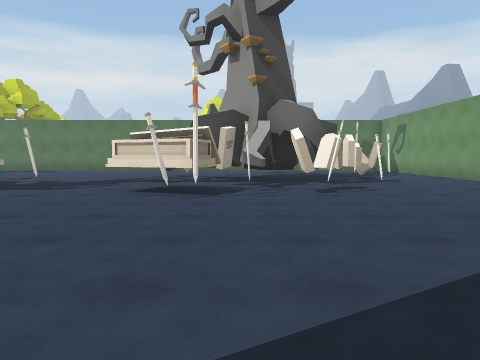
[1] (above)

20 first-person views from a walk through a scene from a Unity 3-D project. The camera is 1.3 m above the floor, tilts 4° down and sees 70° across. The floor is counted in squares, 2 m on a side. Each view is taken from the middle of a square. On the plan, view 1 faces up. The plan holds only what a view shows up to about 10 squares ahead; the rest is blank. The place goes on beyond the plan. The player is left out. Some animated figures are not drawn. Some surface patterns are stand-ins.

[2]
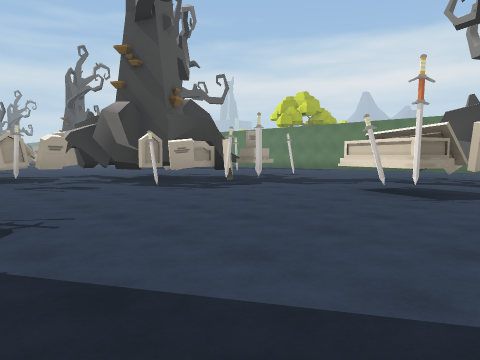

[3]
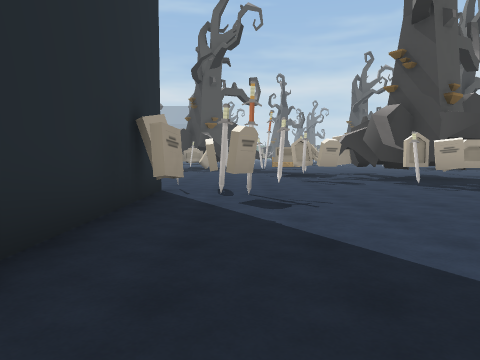

[4]
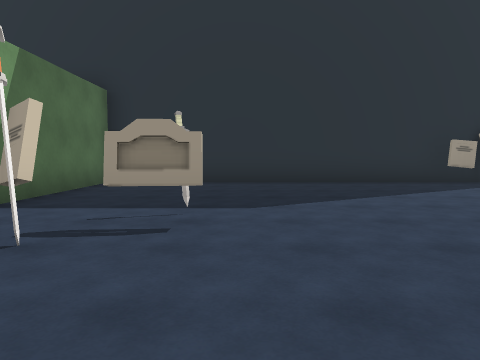

[5]
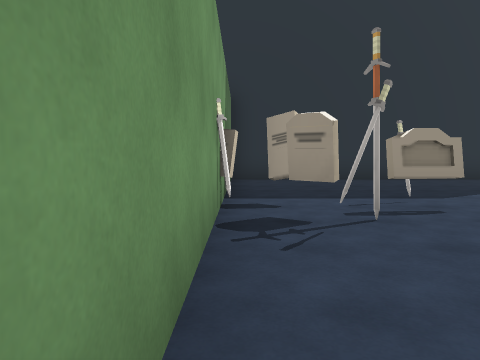

[6]
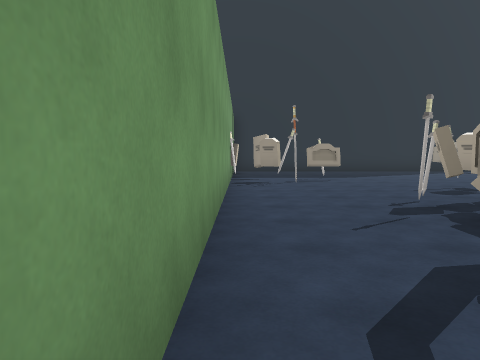

[7]
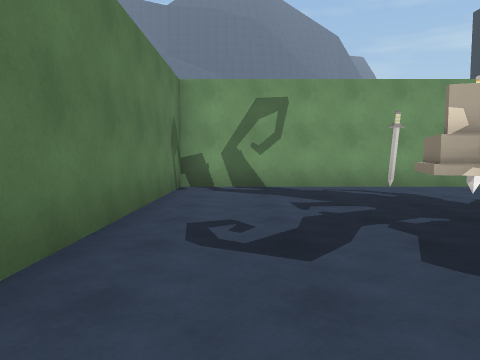

[8]
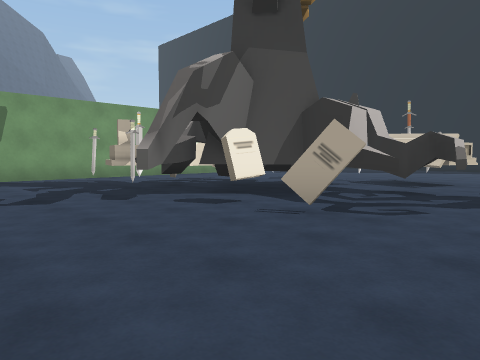

[9]
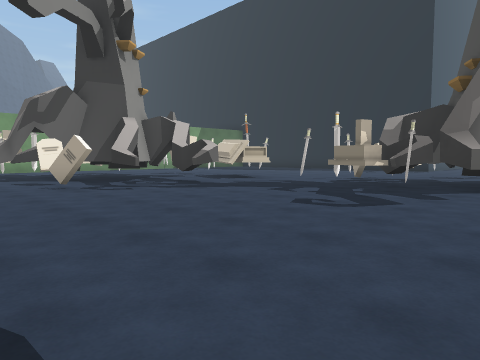

[10]
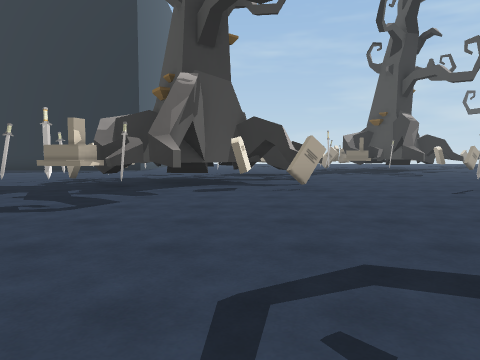

[11]
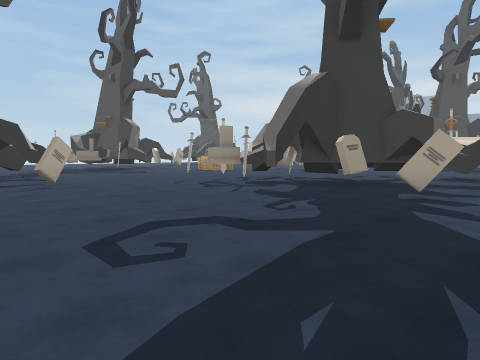

[12]
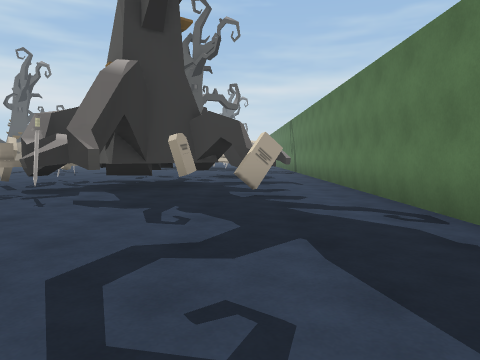

[13]
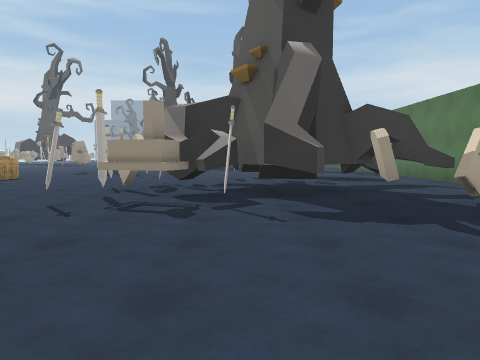

[14]
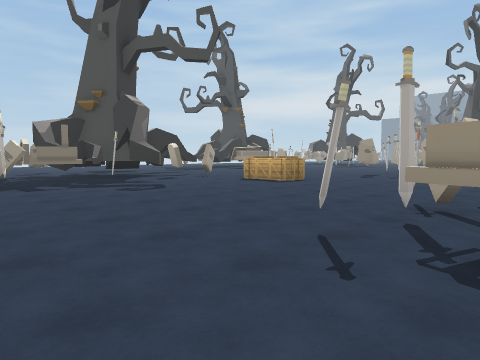

[15]
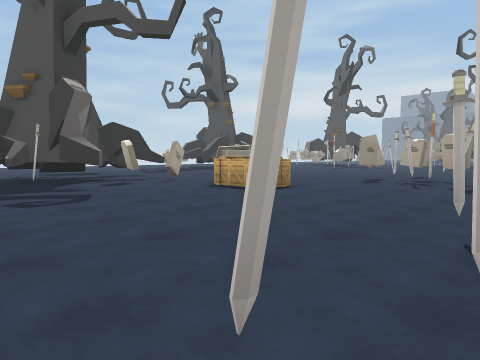

[16]
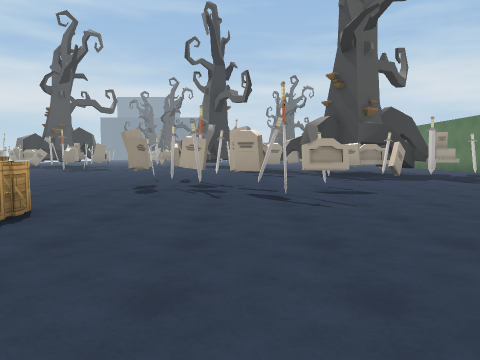

[17]
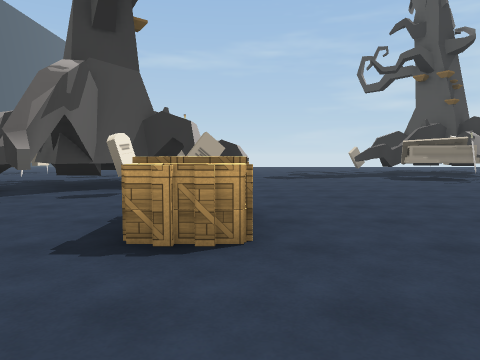

[18]
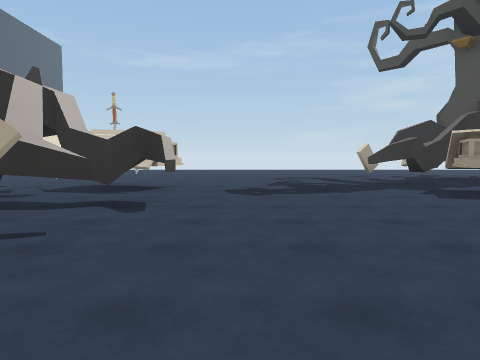

[19]
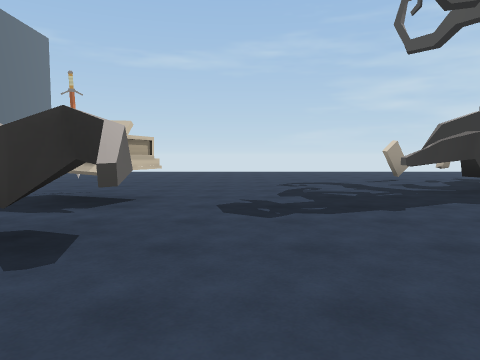

[20]
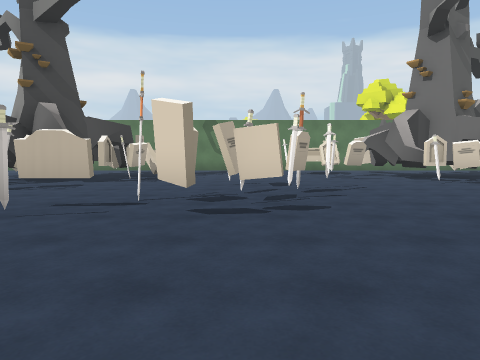

### Floor plan
Key: @ floor where view 1 was taken; # wall or solid block; . floor; C crate; T thing the floor can be seen under or through.
Columns run from 25 left of view 1 to 7 right of it. Each row starts with its distance up from view 1.
 16       #########           #######
 15       ............   ...........#
 14       ..#........... ...........#
 13         #.##....................#
 12 ##.     ####..............####..#
 11 ##..    #####............#####..#
 10 ##....#.#####...........######..#
  9 #.......####...........#######..#
  8 ....#...####.....##......####...#
  7 ....#..........######..#####....#
  6 ...T#..........######..#####....#
  5 ..TT#...........#####.........###
  4 .TTT..........#######..........#
  3 ......CC...... ###.............##
  2 ......CC......  ###.............#
  1 .........##...   ...............#
  0 .......######    ... ###.@......#
 -1  ......######    .....##........#
 -2 ........T ###    ....############
 -3 #.....TT T###
 -4 ##.....T  ...
 -5 .......T
 -6 ##...... ...
 -7  ...........
 -8  #..........

Where each view was taken, in squares from view 1:
view 1: 0 up, 0 right, facing up
view 2: 0 up, 1 right, facing up-left
view 3: 0 up, 2 right, facing left
view 4: 7 up, 3 right, facing down
view 5: 8 up, 6 right, facing down
view 6: 13 up, 6 right, facing down
view 7: 14 up, 1 left, facing right
view 8: 15 up, 4 left, facing down-right
view 9: 14 up, 9 left, facing down-right
view 10: 14 up, 9 left, facing down
view 11: 15 up, 8 left, facing down-left
view 12: 13 up, 8 left, facing left
view 13: 10 up, 9 left, facing left
view 14: 9 up, 11 left, facing down-left
view 15: 8 up, 13 left, facing down-left
view 16: 6 up, 15 left, facing left
view 17: 6 up, 19 left, facing down
view 18: 2 up, 20 left, facing down
view 19: 0 up, 20 left, facing down
view 20: 0 up, 22 left, facing up
